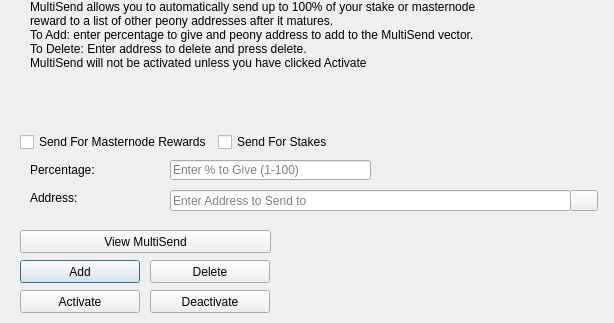
<?xml version="1.0" encoding="UTF-8"?>
<ui version="4.0">
 <class>MultiSendDialog</class>
 <widget class="QDialog" name="MultiSendDialog">
  <property name="windowModality">
   <enum>Qt::NonModal</enum>
  </property>
  <property name="geometry">
   <rect>
    <x>0</x>
    <y>0</y>
    <width>614</width>
    <height>323</height>
   </rect>
  </property>
  <property name="windowTitle">
   <string>MultiSend</string>
  </property>
  <widget class="QLineEdit" name="multiSendPercentEdit">
   <property name="geometry">
    <rect>
     <x>170</x>
     <y>160</y>
     <width>201</width>
     <height>20</height>
    </rect>
   </property>
   <property name="toolTip">
    <string>Enter whole numbers 1 - 100</string>
   </property>
   <property name="placeholderText">
    <string>Enter % to Give (1-100)</string>
   </property>
  </widget>
  <widget class="QLineEdit" name="multiSendAddressEdit">
   <property name="geometry">
    <rect>
     <x>170</x>
     <y>190</y>
     <width>401</width>
     <height>21</height>
    </rect>
   </property>
   <property name="toolTip">
    <string/>
   </property>
   <property name="placeholderText">
    <string>Enter Address to Send to</string>
   </property>
  </widget>
  <widget class="QLabel" name="label_2">
   <property name="geometry">
    <rect>
     <x>30</x>
     <y>0</y>
     <width>451</width>
     <height>121</height>
    </rect>
   </property>
   <property name="lineWidth">
    <number>1</number>
   </property>
   <property name="text">
    <string>MultiSend allows you to automatically send up to 100% of your stake or masternode reward to a list of other peony addresses after it matures.
To Add: enter percentage to give and peony address to add to the MultiSend vector.
To Delete: Enter address to delete and press delete.
MultiSend will not be activated unless you have clicked Activate</string>
   </property>
   <property name="alignment">
    <set>Qt::AlignLeading|Qt::AlignLeft|Qt::AlignTop</set>
   </property>
   <property name="wordWrap">
    <bool>true</bool>
   </property>
  </widget>
  <widget class="QLabel" name="message">
   <property name="geometry">
    <rect>
     <x>290</x>
     <y>230</y>
     <width>351</width>
     <height>91</height>
    </rect>
   </property>
   <property name="text">
    <string/>
   </property>
  </widget>
  <widget class="QPushButton" name="addButton">
   <property name="geometry">
    <rect>
     <x>20</x>
     <y>260</y>
     <width>120</width>
     <height>23</height>
    </rect>
   </property>
   <property name="toolTip">
    <string/>
   </property>
   <property name="statusTip">
    <string>Add to MultiSend Vector</string>
   </property>
   <property name="text">
    <string>Add</string>
   </property>
  </widget>
  <widget class="QPushButton" name="disableButton">
   <property name="geometry">
    <rect>
     <x>150</x>
     <y>290</y>
     <width>120</width>
     <height>23</height>
    </rect>
   </property>
   <property name="statusTip">
    <string>Deactivate MultiSend</string>
   </property>
   <property name="text">
    <string>Deactivate</string>
   </property>
  </widget>
  <widget class="QPushButton" name="addressBookButton">
   <property name="geometry">
    <rect>
     <x>570</x>
     <y>190</y>
     <width>28</width>
     <height>21</height>
    </rect>
   </property>
   <property name="toolTip">
    <string>Choose an address from the address book</string>
   </property>
   <property name="text">
    <string/>
   </property>
   <property name="icon">
    <iconset resource="../peony.qrc">
     <normaloff>:/icons/address-book</normaloff>:/icons/address-book</iconset>
   </property>
   <property name="shortcut">
    <string>Alt+A</string>
   </property>
   <property name="autoDefault">
    <bool>false</bool>
   </property>
  </widget>
  <widget class="QLabel" name="label">
   <property name="geometry">
    <rect>
     <x>30</x>
     <y>160</y>
     <width>121</width>
     <height>20</height>
    </rect>
   </property>
   <property name="toolTip">
    <string>Percentage of stake to send</string>
   </property>
   <property name="text">
    <string>Percentage:</string>
   </property>
  </widget>
  <widget class="QLabel" name="label_5">
   <property name="geometry">
    <rect>
     <x>30</x>
     <y>190</y>
     <width>111</width>
     <height>16</height>
    </rect>
   </property>
   <property name="toolTip">
    <string>Address to send portion of stake to</string>
   </property>
   <property name="text">
    <string>Address:</string>
   </property>
  </widget>
  <widget class="QPushButton" name="deleteButton">
   <property name="geometry">
    <rect>
     <x>150</x>
     <y>260</y>
     <width>120</width>
     <height>23</height>
    </rect>
   </property>
   <property name="toolTip">
    <string/>
   </property>
   <property name="statusTip">
    <string>Delete Address From MultiSend Vector</string>
   </property>
   <property name="text">
    <string>Delete</string>
   </property>
  </widget>
  <widget class="QPushButton" name="activateButton">
   <property name="geometry">
    <rect>
     <x>20</x>
     <y>290</y>
     <width>120</width>
     <height>23</height>
    </rect>
   </property>
   <property name="statusTip">
    <string>Activate MultiSend</string>
   </property>
   <property name="text">
    <string>Activate</string>
   </property>
  </widget>
  <widget class="QPushButton" name="viewButton">
   <property name="geometry">
    <rect>
     <x>20</x>
     <y>230</y>
     <width>251</width>
     <height>23</height>
    </rect>
   </property>
   <property name="toolTip">
    <string/>
   </property>
   <property name="statusTip">
    <string>View MultiSend Vector</string>
   </property>
   <property name="text">
    <string>View MultiSend</string>
   </property>
  </widget>
  <widget class="QWidget" name="horizontalLayoutWidget">
   <property name="geometry">
    <rect>
     <x>20</x>
     <y>130</y>
     <width>374</width>
     <height>25</height>
    </rect>
   </property>
   <layout class="QHBoxLayout" name="horizontalLayout">
    <item>
     <widget class="QCheckBox" name="multiSendMasternodeCheckBox">
      <property name="text">
       <string>Send For Masternode Rewards</string>
      </property>
     </widget>
    </item>
    <item>
     <widget class="QCheckBox" name="multiSendStakeCheckBox">
      <property name="text">
       <string>Send For Stakes</string>
      </property>
     </widget>
    </item>
   </layout>
  </widget>
 </widget>
 <resources>
  <include location="../peony.qrc"/>
 </resources>
 <connections/>
</ui>
